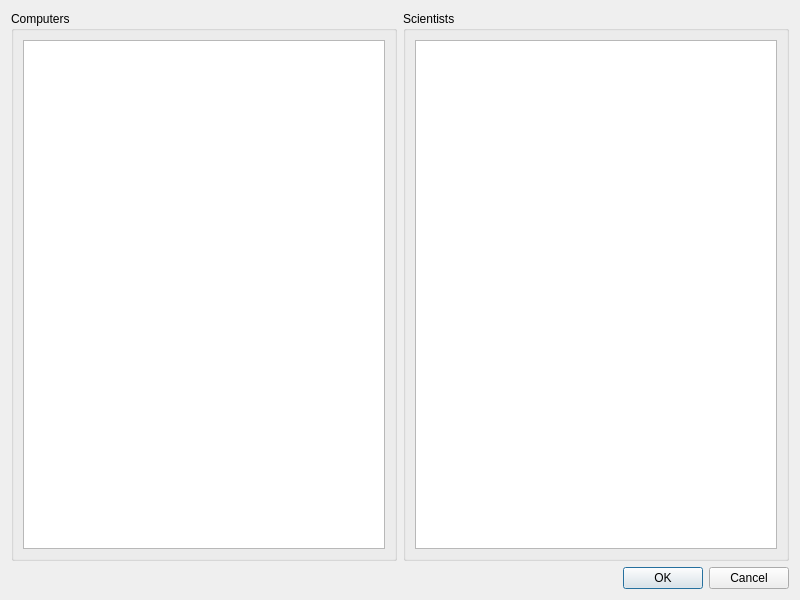
<?xml version="1.0" encoding="UTF-8"?>
<ui version="4.0">
 <class>EditRelation</class>
 <widget class="QDialog" name="EditRelation">
  <property name="geometry">
   <rect>
    <x>0</x>
    <y>0</y>
    <width>800</width>
    <height>600</height>
   </rect>
  </property>
  <property name="windowTitle">
   <string>Dialog</string>
  </property>
  <layout class="QVBoxLayout" name="verticalLayout_3">
   <item>
    <layout class="QHBoxLayout" name="horizontalLayout">
     <item>
      <widget class="QGroupBox" name="groupBox">
       <property name="title">
        <string>Computers</string>
       </property>
       <layout class="QVBoxLayout" name="verticalLayout">
        <item>
         <widget class="QTableWidget" name="tableWidgetComputersLink">
          <property name="editTriggers">
           <set>QAbstractItemView::NoEditTriggers</set>
          </property>
          <property name="selectionMode">
           <enum>QAbstractItemView::SingleSelection</enum>
          </property>
          <property name="selectionBehavior">
           <enum>QAbstractItemView::SelectRows</enum>
          </property>
         </widget>
        </item>
       </layout>
      </widget>
     </item>
     <item>
      <widget class="QGroupBox" name="groupBox_2">
       <property name="title">
        <string>Scientists</string>
       </property>
       <layout class="QVBoxLayout" name="verticalLayout_2">
        <item>
         <widget class="QTableWidget" name="tableWidgetScientistsLink">
          <property name="editTriggers">
           <set>QAbstractItemView::NoEditTriggers</set>
          </property>
          <property name="selectionMode">
           <enum>QAbstractItemView::SingleSelection</enum>
          </property>
          <property name="selectionBehavior">
           <enum>QAbstractItemView::SelectRows</enum>
          </property>
         </widget>
        </item>
       </layout>
      </widget>
     </item>
    </layout>
   </item>
   <item>
    <widget class="QDialogButtonBox" name="buttonBox">
     <property name="sizePolicy">
      <sizepolicy hsizetype="Preferred" vsizetype="Preferred">
       <horstretch>0</horstretch>
       <verstretch>0</verstretch>
      </sizepolicy>
     </property>
     <property name="focusPolicy">
      <enum>Qt::TabFocus</enum>
     </property>
     <property name="orientation">
      <enum>Qt::Horizontal</enum>
     </property>
     <property name="standardButtons">
      <set>QDialogButtonBox::Cancel|QDialogButtonBox::Ok</set>
     </property>
    </widget>
   </item>
  </layout>
 </widget>
 <tabstops>
  <tabstop>tableWidgetComputersLink</tabstop>
  <tabstop>tableWidgetScientistsLink</tabstop>
  <tabstop>buttonBox</tabstop>
 </tabstops>
 <resources/>
 <connections>
  <connection>
   <sender>buttonBox</sender>
   <signal>accepted()</signal>
   <receiver>EditRelation</receiver>
   <slot>accept()</slot>
   <hints>
    <hint type="sourcelabel">
     <x>248</x>
     <y>254</y>
    </hint>
    <hint type="destinationlabel">
     <x>157</x>
     <y>274</y>
    </hint>
   </hints>
  </connection>
  <connection>
   <sender>buttonBox</sender>
   <signal>rejected()</signal>
   <receiver>EditRelation</receiver>
   <slot>reject()</slot>
   <hints>
    <hint type="sourcelabel">
     <x>316</x>
     <y>260</y>
    </hint>
    <hint type="destinationlabel">
     <x>286</x>
     <y>274</y>
    </hint>
   </hints>
  </connection>
 </connections>
</ui>
